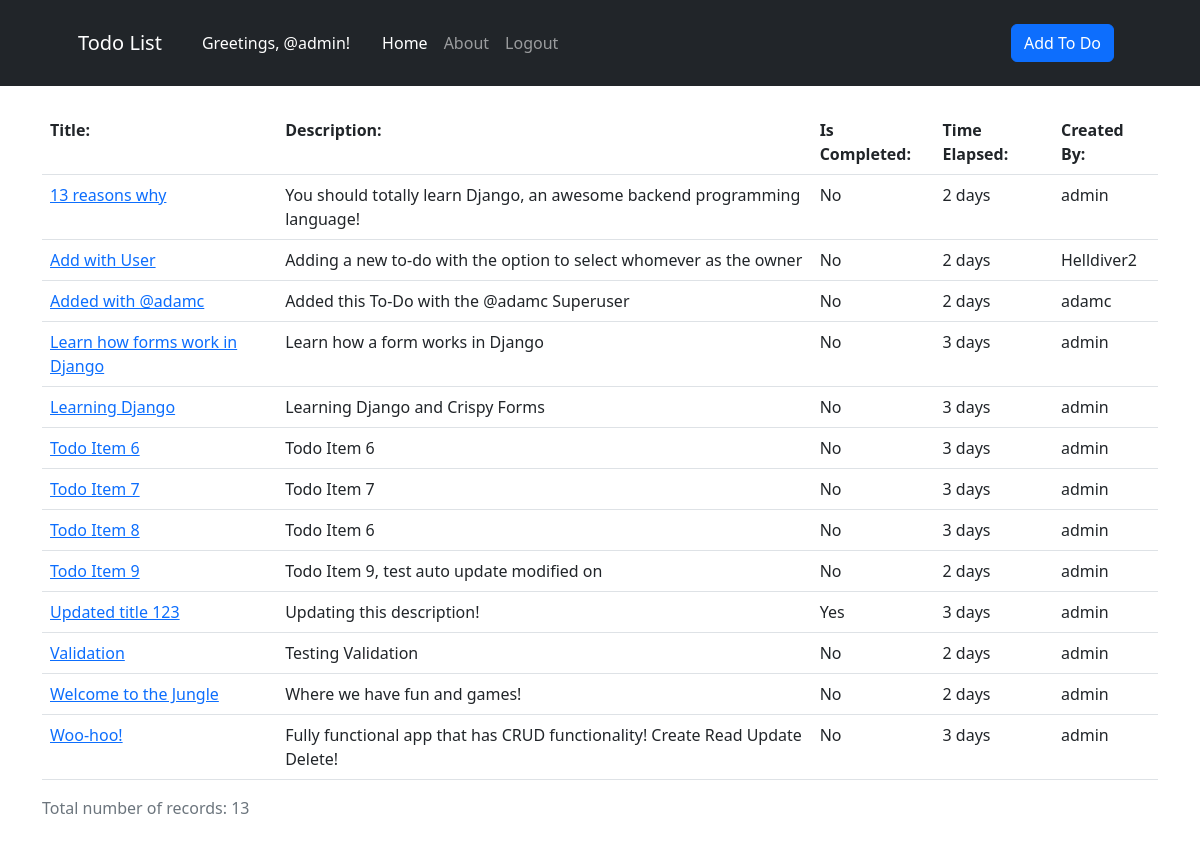
The app's page / (signed in) with its own data.
### core/models.py (models this page shows, shortened)
class toDoList(models.Model):
    todo_title = models.CharField(max_length=100)
    todo_description = models.CharField(max_length=250, blank= True, null= True)
    todo_created_on = models.DateField(default= datetime.datetime.today)
    todo_modified_on = models.DateField(auto_now= True)
    todo_is_completed = models.BooleanField(default= False)
    todo_created_by = models.ForeignKey(User, on_delete=models.CASCADE)

### core/views.py (the view)
# urls.py: path('', views.home, name= 'home'),
def home(request):
    todos = toDoList.objects.all().order_by('todo_title', 'todo_description')
    current_date = datetime.datetime.now().date()
    count_rows = todos.count()
    if request.user.is_authenticated:
        return render(request, 'core/home.html', {'todos': todos, 'current_date': current_date, 'count_rows': count_rows})
    else:
        return redirect('login')

### core/templates/core/home.html
{% extends 'core/base.html' %} {% block content %}
<div class="container">
    {% if todos %}
    <div class="mt-4">
        <table class="table table-hover">
            <thread>
                <tr>
                    <th scope="col">Title:</th>
                    <th scope="col">Description:</th>
                    <th scope="col">Is Completed:</th>
                    <th scope="col">Time Elapsed:</th>
                    <th scope="col">Created By:</th>
                </tr>
            </thread>
            {% for todo in todos %}
            <tbody>
                <tr>
                    <td>
                        <a href="{% url 'detail' todo.id %}"
                            >{{todo.todo_title}}</a
                        >
                    </td>
                    <td>{{todo.todo_description}}</td>
                    {% if todo.todo_is_completed %}
                    <td>Yes</td>
                    {% else %}
                    <td>No</td>
                    {% endif %}
                    {% if todo.todo_created_on == todo.todo_modified_on %}
                        <td>{{todo.todo_created_on|timesince:current_date}}</td>
                    {% else %}
                        <td>{{todo.todo_modified_on|timesince:current_date}}</td>
                    {% endif %}
                    <td>{{todo.todo_created_by}}</td>
                </tr>
            </tbody>
            {% endfor %}
            <caption class="mt-2">
                Total number of records: {{count_rows}}
            </caption>
        </table>
    </div>
    {% endif %}
</div>
{% endblock content %}

### core/templates/core/base.html (shortened to what this page needs)
{% load static %}
<!DOCTYPE html>
<html lang="en">
    <head>
        <link
            href="https://cdn.jsdelivr.net/npm/bootstrap-icons@1.5.0/font/bootstrap-icons.css"
            rel="stylesheet"
        />
        <link href="{% static 'css/styles.css' %}" rel="stylesheet" />
    </head>
    <body>
        {% include 'core/navbar.html' %}  {% block content %} {% endblock content %}
    </body>
</html>

### core/templates/core/navbar.html (shortened to what this page needs)
<nav class="navbar navbar-expand-lg navbar-dark bg-dark">
    <div class="container px-4 px-lg-5">
        <a class="navbar-brand" href="{% url 'home' %}">Todo List</a>
        {% if user.is_authenticated %}
        <p class="me-auto mb-2 mb-lg-0 ms-lg-4 bg-dark text-white">
            Greetings, @{{user.username}}!
        </p>
        {% endif %}
        <div class="collapse navbar-collapse" id="navbarSupportedContent">
            <ul class="navbar-nav me-auto mb-2 mb-lg-0 ms-lg-4">
                <li class="nav-item">
                    <a
                        class="nav-link active"
                        aria-current="page"
                        href="{% url 'home' %}"
                        >Home</a
                    >
                </li>
                <li class="nav-item">
                    <a class="nav-link" href="{% url 'about' %}">About</a>
                </li>
                {% if user.is_authenticated %}
                <li class="nav-item">
                    <a class="nav-link" href="{% url 'logout' %}">Logout</a>
                </li>
                {% endif %}
            </ul>
            {% if user.is_authenticated %}
            <div class="d-flex mb-3 mt-3">
                <a class="btn btn-primary mx-2" href="{% url 'add' %}">Add To Do</a>
            </div>
            {% endif %}
        </div>
    </div>
</nav>

### records on screen
toDoList: todo_title "13 reasons why", todo_description "You should totally learn Django, an awesome backend programming language!", todo_is_completed "No", todo_modified_on "2 days", todo_created_by "admin"
toDoList: todo_title "Add with User", todo_description "Adding a new to-do with the option to select whomever as the owner", todo_is_completed "No", todo_created_on "2 days", todo_created_by "Helldiver2"
toDoList: todo_title "Added with @adamc", todo_description "Added this To-Do with the @adamc Superuser", todo_is_completed "No", todo_created_on "2 days", todo_created_by "adamc"
toDoList: todo_title "Learn how forms work in Django", todo_description "Learn how a form works in Django", todo_is_completed "No", todo_created_on "3 days", todo_created_by "admin"
toDoList: todo_title "Learning Django", todo_description "Learning Django and Crispy Forms", todo_is_completed "No", todo_created_on "3 days", todo_created_by "admin"
toDoList: todo_title "Todo Item 6", todo_description "Todo Item 6", todo_is_completed "No", todo_created_on "3 days", todo_created_by "admin"
toDoList: todo_title "Todo Item 7", todo_description "Todo Item 7", todo_is_completed "No", todo_created_on "3 days", todo_created_by "admin"
toDoList: todo_title "Todo Item 8", todo_description "Todo Item 6", todo_is_completed "No", todo_created_on "3 days", todo_created_by "admin"
toDoList: todo_title "Todo Item 9", todo_description "Todo Item 9, test auto update modified on", todo_is_completed "No", todo_modified_on "2 days", todo_created_by "admin"
toDoList: todo_title "Updated title 123", todo_description "Updating this description!", todo_is_completed "Yes", todo_created_on "3 days", todo_created_by "admin"
toDoList: todo_title "Validation", todo_description "Testing Validation", todo_is_completed "No", todo_created_on "2 days", todo_created_by "admin"
toDoList: todo_title "Welcome to the Jungle", todo_description "Where we have fun and games!", todo_is_completed "No", todo_created_on "2 days", todo_created_by "admin"
toDoList: todo_title "Woo-hoo!", todo_description "Fully functional app that has CRUD functionality! Create Read Update Delete!", todo_is_completed "No", todo_created_on "3 days", todo_created_by "admin"

### other values on screen
{{ user.username }} "admin"
{{ count_rows }} "13"
